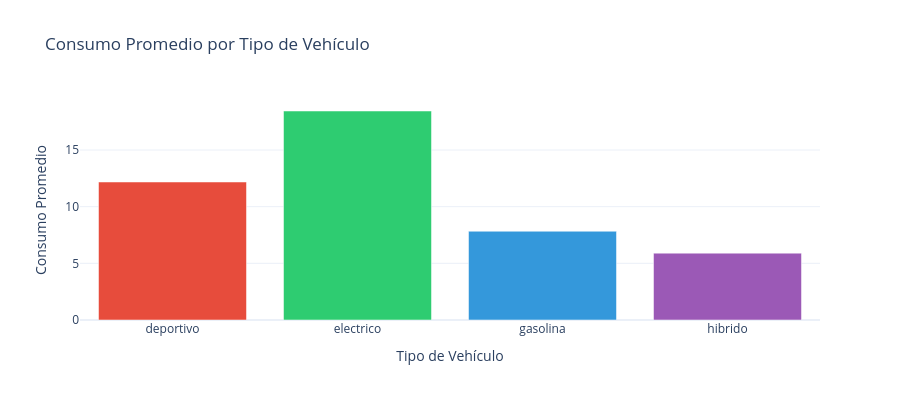

The cell this chart's notebook holds for it:
### Code cell
# === Tab 1: Bar chart consumo por tipo + Scatter map GPS ===

# Bar chart consumo por tipo
consumption_by_type = df_tel.groupby('vehicle_type')['fuel_consumption_rate'].mean().reset_index()
consumption_by_type.columns = ['vehicle_type', 'avg_consumption']

fig_bar = px.bar(
    consumption_by_type, x='vehicle_type', y='avg_consumption',
    color='vehicle_type', color_discrete_map=vtype_colors,
    title='Consumo Promedio por Tipo de Vehículo',
    labels={'vehicle_type': 'Tipo de Vehículo', 'avg_consumption': 'Consumo Promedio'},
    template='plotly_white'
)
fig_bar.update_traces(hovertemplate='<b>%{x}</b><br>Consumo: %{y:.4f}<extra></extra>')
fig_bar.update_layout(height=400, showlegend=False)
fig_bar.show()

# Scatter map con posiciones GPS promedio
fig_map = px.scatter_map(
    vehicle_agg, lat='lat_mean', lon='lon_mean',
    color='vehicle_type', color_discrete_map=vtype_colors,
    size='n_trips', size_max=15,
    hover_name='vehicle_id',
    hover_data={'consumption_mean': ':.3f', 'speed_mean': ':.1f', 'n_trips': True},
    title='Distribución Geográfica de la Flota',
    template='plotly_white',
    zoom=10
)
fig_map.update_layout(height=500)
fig_map.show()

### Figure 1 — Plotly figure (JSON) as saved in the notebook; plotly's stock layout.template omitted (floating-point values rounded to 4 significant figures)
{"data": [{"hovertemplate": "<b>%{x}</b><br>Consumo: %{y:.4f}<extra></extra>", "legendgroup": "deportivo", "marker": {"color": "#e74c3c", "pattern": {"shape": ""}}, "name": "deportivo", "orientation": "v", "showlegend": true, "textposition": "auto", "type": "bar", "x": ["deportivo"], "xaxis": "x", "y": [12.18], "yaxis": "y"}, {"hovertemplate": "<b>%{x}</b><br>Consumo: %{y:.4f}<extra></extra>", "legendgroup": "electrico", "marker": {"color": "#2ecc71", "pattern": {"shape": ""}}, "name": "electrico", "orientation": "v", "showlegend": true, "textposition": "auto", "type": "bar", "x": ["electrico"], "xaxis": "x", "y": [18.44], "yaxis": "y"}, {"hovertemplate": "<b>%{x}</b><br>Consumo: %{y:.4f}<extra></extra>", "legendgroup": "gasolina", "marker": {"color": "#3498db", "pattern": {"shape": ""}}, "name": "gasolina", "orientation": "v", "showlegend": true, "textposition": "auto", "type": "bar", "x": ["gasolina"], "xaxis": "x", "y": [7.834], "yaxis": "y"}, {"hovertemplate": "<b>%{x}</b><br>Consumo: %{y:.4f}<extra></extra>", "legendgroup": "hibrido", "marker": {"color": "#9b59b6", "pattern": {"shape": ""}}, "name": "hibrido", "orientation": "v", "showlegend": true, "textposition": "auto", "type": "bar", "x": ["hibrido"], "xaxis": "x", "y": [5.899], "yaxis": "y"}], "layout": {"barmode": "relative", "height": 400, "legend": {"title": {"text": "Tipo de Vehículo"}, "tracegroupgap": 0}, "showlegend": false, "title": {"text": "Consumo Promedio por Tipo de Vehículo"}, "xaxis": {"anchor": "y", "categoryarray": ["deportivo", "electrico", "gasolina", "hibrido"], "categoryorder": "array", "domain": [0, 1], "title": {"text": "Tipo de Vehículo"}}, "yaxis": {"anchor": "x", "domain": [0, 1], "title": {"text": "Consumo Promedio"}}}}
